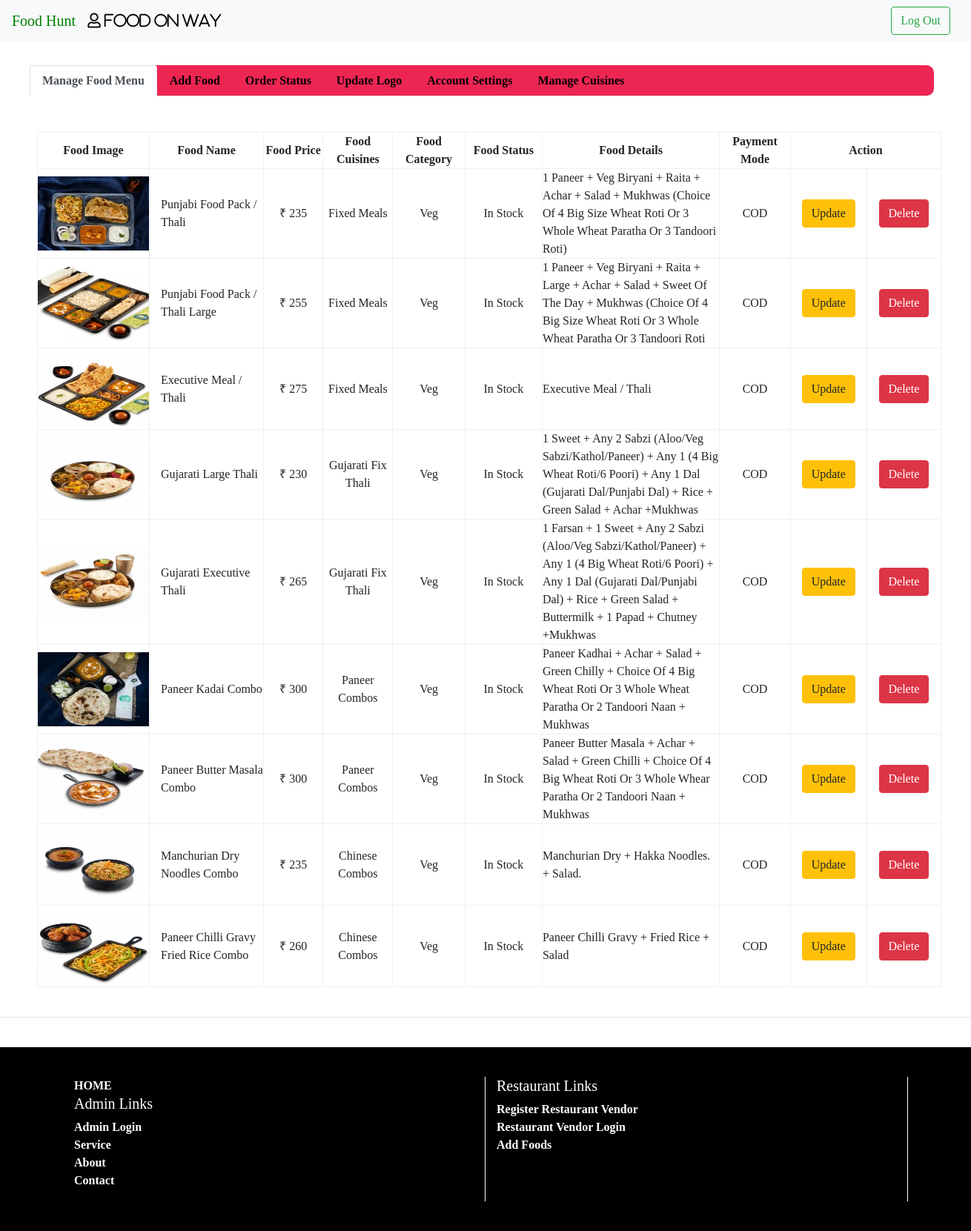
Page /food.php (signed in) on the committed database.
### tables this page shows
CREATE TABLE `tblvendor` (
  `fldvendor_id` int(10) NOT NULL,
  `fld_email` varchar(50) NOT NULL,
  `fld_password` varchar(50) NOT NULL,
  `vendorMobile` bigint(10) NOT NULL,
  `restaurantName` varchar(30) NOT NULL,
  `restaurantMobile` bigint(10) NOT NULL,
  `restaurantAddress` varchar(255) NOT NULL,
  `restaurant_Image` varchar(250) NOT NULL
);

CREATE TABLE `tbfood` (
  `food_id` int(11) NOT NULL,
  `foodname` varchar(500) NOT NULL,
  `cost` bigint(15) NOT NULL,
  `fooddetails` varchar(1000) NOT NULL,
  `fldvendor_id` int(11) NOT NULL,
  `foodcategory` int(10) NOT NULL,
  `cuisines` int(10) NOT NULL,
  `status` int(10) NOT NULL,
  `paymentmode` varchar(50) NOT NULL,
  `fldimage` varchar(1000) NOT NULL
);

CREATE TABLE `tblcuisine` (
  `cuisine_id` int(11) NOT NULL,
  `Cuisine_name` varchar(255) NOT NULL,
  `fldvendor_id` int(10) NOT NULL
);

CREATE TABLE `tblfoodcategory` (
  `Foodcategory_Id` int(11) NOT NULL,
  `Foodcategory_name` varchar(255) NOT NULL
);

CREATE TABLE `tblstatus` (
  `status_id` int(10) NOT NULL,
  `foodstatus` varchar(30) NOT NULL
);

### food.php (the view, shortened to what this page needs)
<?php
include("connection.php");
extract($_REQUEST);
if(isset($_SESSION['id']))
{
 $id=$_SESSION['id'];
 $vq=mysqli_query($con,"select * from tblvendor where fld_email='$id'");
 $vr=mysqli_fetch_array($vq);
}
if(!isset($_SESSION['id']))
{
	header("location:vendor_login.php?msg=Please Login To continue");
}
else
{
	$query=mysqli_query($con,"select * from tblvendor where fld_email='$id'");
}
?>
<!DOCTYPE html>
<html lang="en">
<head>
  <link rel="stylesheet" href="https://maxcdn.bootstrapcdn.com/bootstrap/4.3.1/css/bootstrap.min.css">
     <link rel="stylesheet" href="path/to/font-awesome/css/font-awesome.min.css">
	 <link rel="stylesheet" href="css/font.css">
     <link rel="stylesheet" href="https://use.fontawesome.com/releases/v5.8.1/css/all.css">
	 <link rel="stylesheet" href="css/style1.css">
   	 <link rel="stylesheet" href="css/style2.css">
	<link rel="stylesheet" href="css/style3.css">
</head>
<body>
<nav class="navbar navbar-expand-lg navbar-light bg-light fixed-top">
    <a class="navbar-brand" href="index.php"><span style="color:green;font-family: 'Permanent Marker', cursive;">Food Hunt</span></a>
    <?php
	if(!empty($id))
	{
	?>
	<a class="navbar-brand" style="color:black; text-decoration:none;"><i class="far fa-user"><?php if(isset($id)) { echo " ".$vr['restaurantName']; }?></i></a>
	<?php
	}
	?>
    <div class="collapse navbar-collapse" id="navbarResponsive">
      <ul class="navbar-nav ml-auto">
		<li class="nav-item">
		  <form method="post">
          <?php
			if(empty($_SESSION['id']))
			{
			?>
		   <button class="btn btn-outline-danger my-2 my-sm-0" name="login">Log In</button>&nbsp;&nbsp;&nbsp;
            <?php
			}
			else
			{
			?>
			<button class="btn btn-outline-success my-2 my-sm-0" name="logout" type="submit">Log Out</button>&nbsp;&nbsp;&nbsp;
			<?php
			}
			?>
			</form>
        </li>
      </ul>
    </div>
</nav>
<br><br>
<div style=" padding:40px; padding-bottom: 0px;  width:1300px;">
	   <ul class="nav nav-tabs nabbar_inverse" id="myTab" style="background:#ED2553;border-radius:10px 10px 10px 10px;" role="tablist">
          <li class="nav-item">
             <a class="nav-link active" id="home-tab" data-toggle="tab" href="#viewitem" role="tab" aria-controls="home" aria-selected="true">Manage Food Menu</a>
          </li>
          <li class="nav-item">
              <a class="nav-link" id="profile-tab" data-toggle="tab" href="#manageaccount" role="tab" aria-controls="profile" aria-selected="false">Add Food</a>
          </li>
				  <li class="nav-item">
              <a class="nav-link" id="status-tab" data-toggle="tab" href="#status" role="tab" aria-controls="status" aria-selected="false">Order Status</a>
          </li>
				  <li class="nav-item">
              <a class="nav-link" id="logo-tab" data-toggle="tab" href="#logo" role="tab" aria-controls="logo" aria-selected="false">Update Logo</a>
          </li>
			<li class="nav-item">
              <a class="nav-link" id="accountsettings-tab" data-toggle="tab" href="#accountsettings" role="tab" aria-controls="accountsettings" aria-selected="false">Account Settings</a>
          </li>
		  <li class="nav-item">
              <a class="nav-link" id="foodcuisines-tab" data-toggle="tab" href="#foodcuisines" role="tab" aria-controls="foodcuisines" aria-selected="false">Manage Cuisines</a>
          </li>
       </ul>
  </div>
	   <br><br>
	   <div class="tab-content" id="myTabContent">
            <div class="tab-pane fade show active" id="viewitem" role="tabpanel" aria-labelledby="home-tab" style="padding-left: 35px; padding-right: 40px;">
        	<div class="container" style="margin:0px;">
			 <table border="1" bordercolor="#F0F0F0" width="1220px" cellpadding="20px" >
			 	<thead align="center" height="40px">
			 <th>Food Image</th>
			 <th>Food Name</th>
			 <th>Food Price</th>
			 <th>Food Cuisines</th>
			 <th>Food Category</th>
			 <th>Food Status</th>
			 <th>Food Details</th>
			 <th>Payment Mode</th>
			 <th colspan="2">Action</th>
			</thead>
			   	<?php
					  if($query=mysqli_query($con,"select tblvendor.fldvendor_id,tblvendor.fld_email,tblvendor.restaurantName,tbfood.food_id,tbfood.foodname,tbfood.cost,tbfood.fooddetails,tblfoodcategory.Foodcategory_name,tblcuisine.Cuisine_name,tblstatus.foodstatus,tbfood.paymentmode,tbfood.fldimage from tblvendor inner join tbfood on tblvendor.fldvendor_id=tbfood.fldvendor_id inner join tblfoodcategory on tbfood.foodcategory=tblfoodcategory.Foodcategory_Id inner join tblcuisine on tbfood.cuisines=tblcuisine.cuisine_id inner join tblstatus on tbfood.status=tblstatus.status_id where tblvendor.fld_email='$id'"))
					  {
						  if(mysqli_num_rows($query))
						  {
						 while($row=mysqli_fetch_array($query))
						 {
					?>
					<tbody>
			     <tr>
				<td height="110px"><img src="<?php echo 'image/restaurant/'.$id.'/foodimages/'.$row['fldimage'];?>" height="100px" width="150px"></td>
				<td style="width:250px; padding-left: 15px;"><?php  echo " ".$row['foodname'];?></td>
				<td align="center" style="width:150px;">₹ <?php  echo $row['cost'];?></td>
				<td align="center" style="width:150px;"><?php  echo $row['Cuisine_name'];?></td>
				<td align="center" style="width:150px;"><?php  echo $row['Foodcategory_name'];?></td>
				<td align="center" style="width:200px;"><?php  echo $row['foodstatus'];?></td>
				<td style="width:400px;"><?php  echo $row['fooddetails'];?></td>
				<td align="center" style="width:150px;"><?php  echo $row['paymentmode'];?></td>
				<td align="center" style="width:150px;">
				<a href="update.php?food_id=<?php echo $row['food_id'];?>"><button type="button" class="btn btn-warning">Update </button></a></td>
				<td align="center" style="width:150px;">
				<a href="vendor_delete_food.php?food_id=<?php echo $row['food_id'];?>"><button type="button" class="btn btn-danger">Delete </button></a></td>
				</tr>
				<?php
						 }
					  }
					  else
						  {
							   $msg="please add some Items";
						  }
					  }
					  else
					  {
						  echo "failed";
					  }
					  ?>
					</tbody>
			 </table>
			 </div>
	        </div>
</div>
<br>
<hr>
<br>
    <?php
		include("footer.php");
	?>
</body>
</html>

### footer.php
<div class="container-fluid animatedParent" style="background:#000000; padding:40px;">
    <div class="container">
		<div class="row animated fadeIn">
			<div class="col-sm-6" style=" border-right:1px solid #FFFFFF;">
			    <ul>
				  <li><a href="index.php" style="color:#FFFFFF;">HOME</a></li>
                  <li><h5 style="color:#FFFFFF;">Admin Links</h5></li>
				  <li><a href="admin.php" style="color:#FFFFFF;">Admin Login</a></li>
				  <li><a href="services.php" style="color:#FFFFFF;">Service</a></li>
				  <li><a href="aboutus.php" style="color:#FFFFFF;">About</a></li>
				  <li><a href="contact.php" style="color:#FFFFFF;">Contact</a></li>
				</ul>
			</div>
			<div class="col-sm-6" style=" border-right:1px solid #FFFFFF;">
				<ul>
					<li><h5 style="color:#FFFFFF;">Restaurant Links</h5></li>
				<li><a href="vendor-new.php" style="color:#FFFFFF;">Register Restaurant Vendor</a></li>
				<li><a href="vendor_login.php" style="color:#FFFFFF;">Restaurant Vendor	Login</a></li>
					<li><a href="food.php" style="color:#FFFFFF;">Add Foods</a></li>
				</ul>
			</div>
		  </div>
	 </div>
</div>

### css/style2.css (style rules this page uses)
* { margin: 0px; padding: 0px; font-family: 'Ubuntu','sans-serif'; }

### food.php (style rules this page uses)
ul li { list-style:none; }
ul li a { color:black; font-weight:bold; }

### rows in the picture
tblvendor: restaurantName "Food On Way", tbfood.fldimage (picture), tbfood.foodname "Punjabi Food Pack / Thali", tbfood.cost "235", tblcuisine.Cuisine_name "Fixed Meals", tblfoodcategory.Foodcategory_name "Veg", tblstatus.foodstatus "In Stock", tbfood.fooddetails "1 Paneer + Veg Biryani + Raita + Achar + Salad + Mukhwas (Choice Of 4 Big Size Wheat Roti Or 3 Whole Wheat Paratha Or 3 Tandoori Roti)", tbfood.paymentmode "COD", tbfood.foodname "Punjabi Food Pack / Thali Large", tbfood.cost "255", tbfood.fooddetails "1 Paneer + Veg Biryani + Raita + Large + Achar + Salad + Sweet Of The Day + Mukhwas (Choice Of 4 Big Size Wheat Roti Or 3 Whole Wheat Paratha Or 3 Tandoori Roti", tbfood.foodname "Executive Meal / Thali", tbfood.cost "275", tbfood.fooddetails "Executive Meal / Thali", tbfood.foodname "Gujarati Large Thali", tbfood.cost "230", tblcuisine.Cuisine_name "Gujarati Fix Thali", tbfood.fooddetails "1 Sweet + Any 2 Sabzi (Aloo/Veg Sabzi/Kathol/Paneer) + Any 1 (4 Big Wheat Roti/6 Poori) + Any 1 Dal (Gujarati Dal/Punjabi Dal) + Rice + Green Salad + Achar +Mukhwas", tbfood.foodname "Gujarati Executive Thali", tbfood.cost "265", tbfood.fooddetails "1 Farsan + 1 Sweet + Any 2 Sabzi (Aloo/Veg Sabzi/Kathol/Paneer) + Any 1 (4 Big Wheat Roti/6 Poori) + Any 1 Dal (Gujarati Dal/Punjabi Dal) + Rice + Green Salad + Buttermilk + 1 Papad + Chutney +Mukhwas", tbfood.foodname "Paneer Kadai Combo", tbfood.cost "300", tblcuisine.Cuisine_name "Paneer Combos", tbfood.fooddetails "Paneer Kadhai + Achar + Salad + Green Chilly + Choice Of 4 Big Wheat Roti Or 3 Whole Wheat Paratha Or 2 Tandoori Naan + Mukhwas", tbfood.foodname "Paneer Butter Masala Combo", tbfood.fooddetails "Paneer Butter Masala + Achar + Salad + Green Chilli + Choice Of 4 Big Wheat Roti Or 3 Whole Whear Paratha Or 2 Tandoori Naan + Mukhwas", tbfood.foodname "Manchurian Dry Noodles Combo", tblcuisine.Cuisine_name "Chinese Combos", tbfood.fooddetails "Manchurian Dry + Hakka Noodles. + Salad.", tbfood.foodname "Paneer Chilli Gravy Fried Rice Combo", tbfood.cost "260", tbfood.fooddetails "Paneer Chilli Gravy + Fried Rice + Salad"
